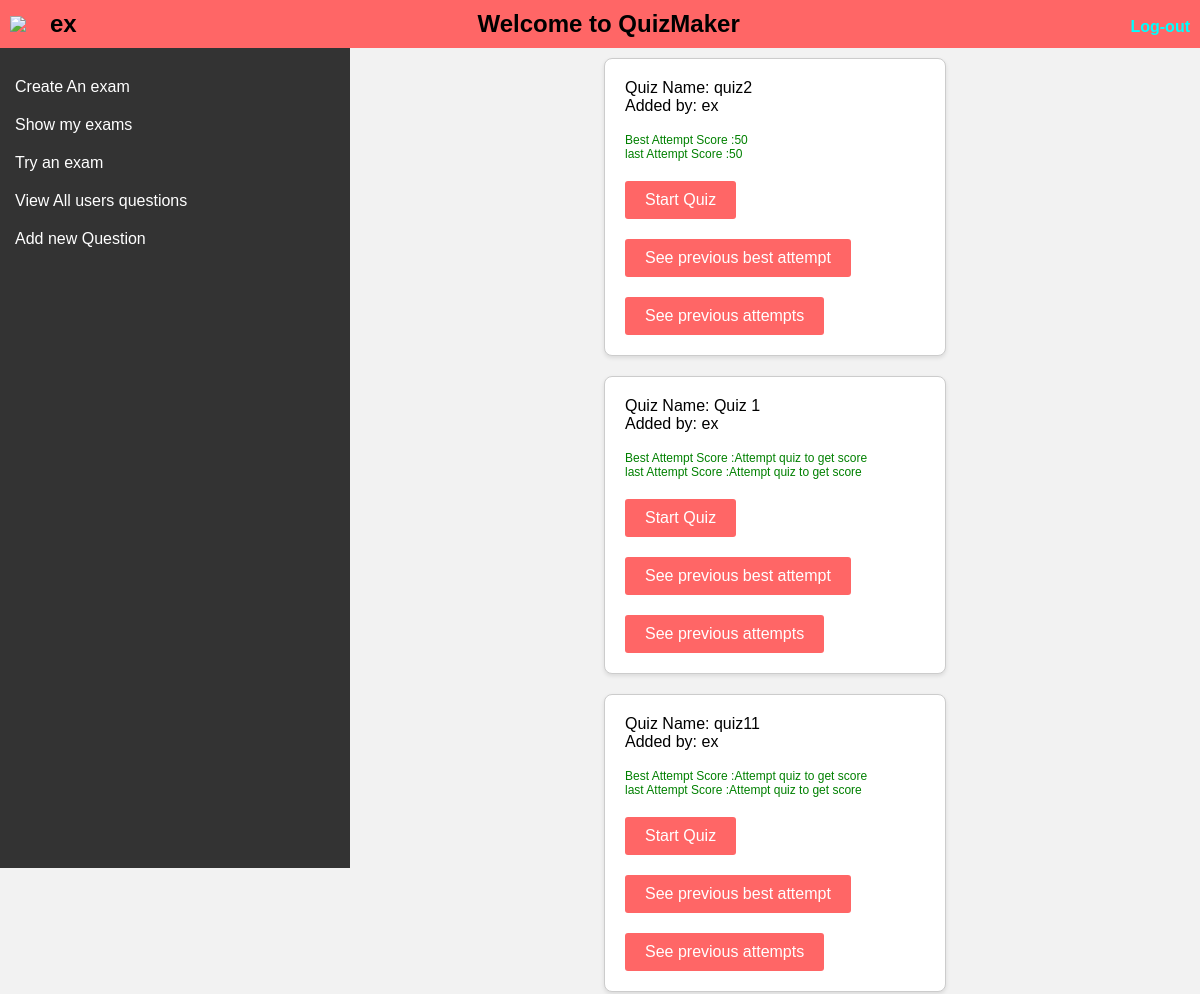
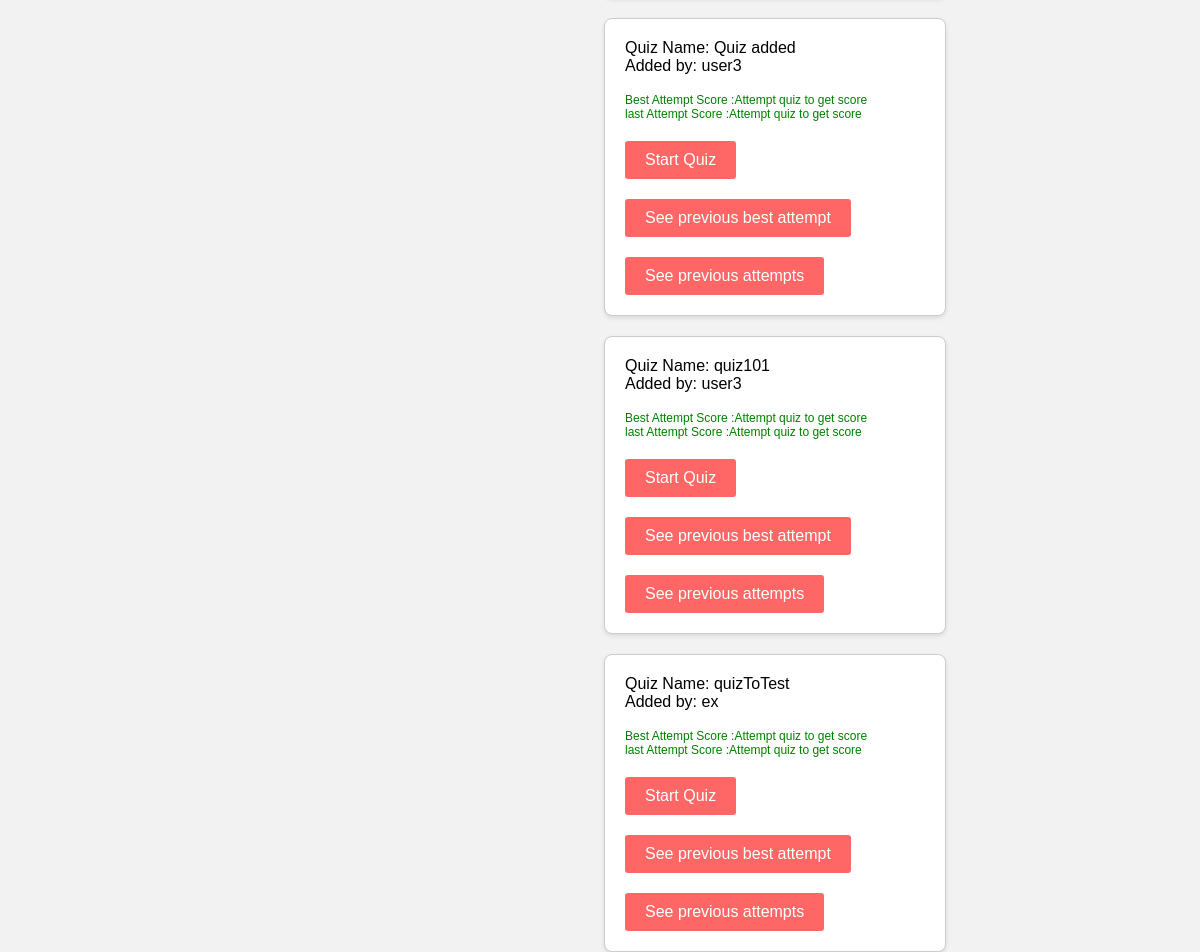
/Pages/AttemptQuiz2.php (signed in), run on the app's committed database (2 pictures, top to bottom).
### tables this page shows
CREATE TABLE `users` (
  `id` int(11) NOT NULL,
  `username` varchar(255) NOT NULL,
  `email` varchar(255) NOT NULL,
  `password` varchar(50) NOT NULL,
  `role` varchar(10) NOT NULL DEFAULT 'Student'
);

CREATE TABLE `quizes` (
  `id` int(11) NOT NULL,
  `name` varchar(255) NOT NULL,
  `userid` int(11) NOT NULL
);

### DataAccess/Database.php (called while the page is built, shortened)
<?php
class Database
{
    private $host = "localhost:3307";
    private $username = "root";
    private $password = "";
    private $dbname = "quizesdb";
    private $conn;
    function __construct()
    {
        $this->conn = new mysqli($this->host, $this->username, $this->password, $this->dbname);
    }
    public function close()
    {
        if ($this->conn) {
            $this->conn = null;
        }
    }
    function read($query, $params = [])
    {
        try {
            $stmt = $this->conn->prepare($query);
            if (!empty($params)) {
                $paramTypes = str_repeat("s", count($params));
                $stmt->bind_param($paramTypes, ...$params);
            }
            $stmt->execute();
            $result = $stmt->get_result();
            $data = array();
            while ($row = $result->fetch_assoc()) {
                $data[] = $row;
            }
            return $data;
        } catch (Exception $e) {
            throw new Exception("Error reading data: " . $e->getMessage());
        }
    }
}

### phpActions/Signin.php (called while the page is built, shortened)
<?php
class SignIn
{
    private $error = "";
    public function check_login($data)
    {
        if (!empty($data) && is_numeric($data)) {
            $query = "SELECT * FROM users WHERE id = '$data' limit 1";
            try {
                $conn = new Database();
                $userData = $conn->read($query);
                if ($userData) {
                    return $userData[0];
                } else {
                    header("Location: login.php?Login to enter");
                    die;
                }
            } catch (Exception $e) {
                throw new Exception("Error Processing login Request", 1);
            }
        } else {
            unset($_SESSION['user_id']);
            $this->error .= "Please login";
        }
        return $this->error;
    }
}

### phpActions/GetQuizes.php (called while the page is built, shortened)
<?php
class GetQuizes
{
    public function retrieveQuizes()
    {
        $query = "SELECT q.id, q.name AS quiz_name, u.username AS user_name FROM quizes q
          JOIN users u ON q.userid = u.id";
        try {
            $conn = new Database();
            $quizes = $conn->read($query);
            return $quizes;
        } catch (Exception $e) {
            throw new Exception("Error Retriving quizes: " . $e->getMessage());
        }
    }
}

### phpActions/SaveAttempts.php (called while the page is built, shortened)
<?php
class SaveAttempts
{
    private $firstAttempt;
    private $conn;
    function __construct($userId, $quiz_id)
    {
        $this->conn = new Database();
        $this->firstAttempt = $this->modifyAttempts($userId, $quiz_id);
    }
    private function modifyAttempts($userid, $quiz_id)
    {
        try {
            $query = "SELECT COUNT(*) AS record_count FROM user_quizes_log WHERE userid = ? AND quizId = ?";
            $result = $this->conn->read($query, [$userid, $quiz_id]);
            if (isset($result[0]['record_count']) && $result[0]['record_count'] > 0) {
                return false;
            } else {
                return true;
            }
        } catch (Exception $e) {
            throw new Exception("Error updating attemps: " . $e->getMessage(), 12);
        }
    }
    public function getBestAttemptScore($quizId, $userID)
    {
        if ($this->firstAttempt) {
            return "Attempt quiz to get score";
        }
        try {
            $query = "SELECT MAX(score) as maxScore FROM user_quizes_log WHERE userid = ? AND quizId = ?";
            $bestScore = $this->conn->read($query, [$userID, $quizId]);
            return $bestScore[0]['maxScore'];
        } catch (Exception $e) {
            throw new Exception("Error Getting best score: " . $e->getMessage(), 1);
        }
    }
    public function getLastAttemptScore($quizId, $userID)
    {
        if ($this->firstAttempt) {
            return "Attempt quiz to get score";
        }
        try {
            $query = "SELECT score as lastAttemptScore FROM user_quizes_log WHERE userid = ? AND quizId = ? ORDER BY timeTaken DESC LIMIT 1";
            $bestScore = $this->conn->read($query, [$userID, $quizId]);
            return $bestScore[0]['lastAttemptScore'];
        } catch (Exception $e) {
            throw new Exception("Error Getting best score: " . $e->getMessage(), 1);
        }
    }
}

### DataAccess/GetQuizesDA.php (the view, shortened to what this page needs)
<?php
include_once("..\phpActions\GetQuizes.php");
include_once("..\phpActions\SaveAttempts.php");
function displayQuizesFormat()
{
    try {
        $getQuizes = new GetQuizes();
        $quizesData = $getQuizes->retrieveQuizes();
        echo '<div class="quizes-div">';
        $userId = $_SESSION['user_id'];
        foreach ($quizesData as $quizData) {
            $quizId = $quizData['id'];
            $quizName = $quizData['quiz_name'];
            $getPreviousAttempts = new SaveAttempts($userId, $quizId);
            $bestPreviousAttempt = $getPreviousAttempts->getBestAttemptScore($quizId, $userId);
            $lastAttempt = $getPreviousAttempts->getLastAttemptScore($quizId, $userId);
            $addedByUsername = $quizData['user_name'];
            echo '<form class="form-card" action="QuizPage.php" method="post">';
            echo '<p>Quiz Name: ' . $quizName . '</p>';
            echo '<p>Added by: ' . $addedByUsername . '</p><br/>';
            echo '<p style="font-size:12px;color:green;">Best Attempt Score :' . $bestPreviousAttempt . '</p>';
            echo '<p style="font-size:12px;color:green;">last Attempt Score :' . $lastAttempt . '</p>';
            echo '<button type="submit" name="start">Start Quiz</button>';
            echo '<button type="submit" name="attempt" value="best">See previous best attempt</button>';
            echo '<button type="submit" name="attempt" value="last">See previous attempts</button>';
            echo '</form>';
        }
        echo '</div>';
    } catch (Exception $e) {
        echo "<div style='margin:80px 0;font-size:28px;text-align: center; color: red;'>Attempt quiz first to get a result<br/>We are encountring some errors,Try again later</div>";
        echo "<div style='margin:80px 0;font-size:28px;text-align: center; color: red;'>Attempt quiz first to get a result<br/><a href='AttemptQuiz2.php'>Go back</a></div>";
    }
}

### Pages/Header-SideBar.php (shortened to what this page needs)
<?php
function formatSideBar($userType)
{
    $sidebar = "";
    if ($userType == "Teacher") {
        $sidebar = "<div id='sidebar'>
        <a href='CreateAQuiz.php?'>Create An exam</a>
        <a href='ShowUserExams.php?'>Show my exams</a>
        <a href='AttemptQuiz2.php'>Try an exam</a>
        <a href='SeeAllQuestions.php'>View All users questions</a>
        <a href='addQuestion.php'>Add new Question</a>
        </div>";
    } else {
        $sidebar = "<div id='sidebar'>
        <a href='AttemptQuiz2.php'>Attempt a multiple choice exam</a>
        </div>";
    }
    echo $sidebar;
}
function formatHeader($data)
{
    echo "<div class='user-info'>";
    echo "<img src='..\..\..\..\..\Social Website\images\user_male.jpg' width='20px'/>";
    echo "<h2 class='user-name'>" . $data['username'] . "</h2>";
    echo "</div>";
    echo "<div class='welcome-message'>";
    echo "<a href='index.php'><h2>Welcome to QuizMaker</h2></a>";
    echo "</div>";
    echo "<div class='logout-button'>";
    echo "<h2><a href='logout.php' class='logout-button'>Log-out</a></h2>";
    echo "</div>";
}
?>
<!DOCTYPE html>
<html lang="en">
<head>
    <link rel="stylesheet" href="//code.jquery.com/ui/1.13.2/themes/base/jquery-ui.css">
</head>
<body>
</body>
</html>

### CSS/startQuiz.css (style rules this page uses)
a { text-decoration: none; color: black; }
button { background-color: #ff5555; color: white; border: none; padding: 10px 20px; margin-top: 50px; border-radius: 4px; cursor: pointer; font-size: 16px; }
.quizes-div { display: flex; flex-wrap: wrap; justify-content: center; max-height: 200px; width: 50%; margin: 0 auto; }
.form-card { border: 1px solid #ccc; border-radius: 8px; padding: 20px; margin: 10px; box-shadow: 0 2px 4px rgba(0, 0, 0, 0.1); width: 300px; background-color: #fff; }
.form-card button { background-color: #007bff; color: #fff; border: none; border-radius: 4px; padding: 8px 16px; cursor: pointer; }

### CSS/indexPage.css (style rules this page uses)
body, h1, h2, h3, p, ul, li { margin: 0; padding: 0; }
body { height: 100%; font-family: sans-serif; background-color: #f2f2f2; }
form { margin-top: 20px; }
button[type="submit"], button[type="button"] { background-color: #ff6666; color: white; border: none; margin-top: 20px; padding: 10px 20px; border-radius: 3px; cursor: pointer; }
.user-info { display: flex; align-items: center; }
.user-name { color: black; margin-left: 20px; margin-right: 10px; }
.welcome-message { text-align: center; }
.logout-button { text-decoration: none; font-size: 16px; color: aqua; }
#sidebar { width: 350px; background-color: #333; min-height: 800px; color: #fff; padding-top: 20px; }
#sidebar a { display: block; padding: 10px 15px; text-decoration: none; color: #fff; transition: background-color 0.3s; }

### data on the page
users: username "ex"
quizes: name "quiz2", userid.username "ex", bestPreviousAttempt "50", lastAttempt "50"
quizes: name "Quiz 1", userid.username "ex", id "Attempt quiz to get score"
quizes: name "quiz11", userid.username "ex", id "Attempt quiz to get score"
quizes: name "Quiz added", userid.username "user3", id "Attempt quiz to get score"
quizes: name "quiz101", userid.username "user3", id "Attempt quiz to get score"
quizes: name "quizToTest", userid.username "ex", id "Attempt quiz to get score"
